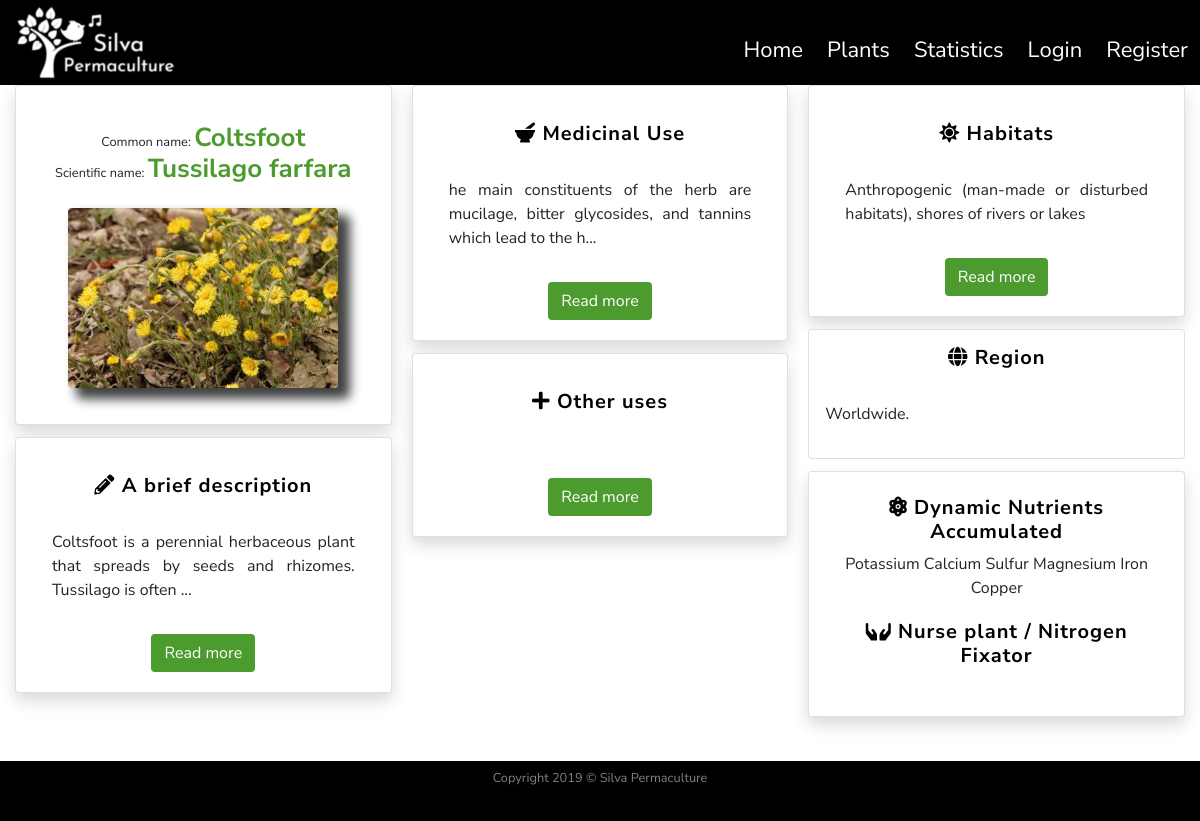
/plants/11, run on the app's committed database.
### silvapermaculture/models.py (models this page shows, shortened)
class SearchitMixin(object):
    @classmethod
    def search(cls, expression, page, per_page):
        ids, total = search_index(cls.__tablename__, expression, page, per_page)
        if total == 0:
            return cls.query.filter_by(id=0), 0
        when = []
        for i in range(len(ids)):
            when.append((ids[i],i))
        return cls.query.filter(cls.id.in_(ids)).order_by(
            db.case(when, value=cls.id)), total

class Plants(SearchitMixin, db.Model):
    __searchit__ = ['common_name', 'botanical_name', 'medicinal', 'region']
    id = db.Column(db.Integer, primary_key=True)
    common_name = db.Column(db.String(40), nullable=False)
    botanical_name = db.Column(db.String(80), unique=True, nullable=False)
    short_description = db.Column(db.Text, nullable=False)
    medicinal = db.Column(db.Text, nullable=False)
    other_uses = db.Column(db.Text, nullable=False)
    habitats = db.Column(db.Text, nullable=False)
    region = db.Column(db.Text, nullable=False)
    image_file = db.Column(db.String(100), default='default_plant_pic.jpg')
    date_added = db.Column(db.DateTime, nullable=False, default=datetime.utcnow)
    user_id = db.Column(db.Integer, db.ForeignKey('user.id'), nullable=False)
    dna = db.relationship('Dna', secondary = plants_dna_table)  # Dynamic_Nutrient_Accumulated
    nfn = db.relationship('Nfn', secondary = plants_nfn_table)  # Nitrogen_Fixers_Nursing

class Dna(db.Model):
    id = db.Column(db.Integer, primary_key=True)
    element = db.Column(db.String(15))
    def __repr__(self):
        return '{}'.format(self.element)

### silvapermaculture/plants/routes.py (the view)
@plants.route("/plants/<int:plant_id>")
def plant(plant_id):
    plant = Plants.query.get_or_404(plant_id)
    return render_template('plant.html', title=plant.common_name, plant=plant)

### silvapermaculture/templates/plant.html (shortened to what this page needs)
{% extends "layout.html" %}
    {% block content %}
        <div class="row">
            <div class="col-12">
                <div class="card-columns">
           <div class="card shadow text-center">
            <div class="card-body">
              <h1 class="my-2 py-2 text-center small">Common name: <span class="titles">{{ plant.common_name }}</span><br/>
                Scientific name: <span class="titles">{{ plant.botanical_name }} </span></h1>
              <img class="img-fluid rounded my-3 d-block mx-auto" id="plantShadow" src="{{ url_for('static', filename='img/plants/' + plant.image_file) }}"  alt="Default plant image"/>
            </div>
          </div>
          <div class="card shadow text-center">
            <div class="card-body">
              <h3 class="my-3 infoPlantHeadings"><i class="fas fa-pencil-alt"></i> A brief description </h3>
              <p class="text-justify p-3">{{ plant.short_description|truncate(100, true, "...") }}</p>
                    <button type="button" class="btn btn-readmore" data-toggle="modal" data-target="#briefDescription">
                      Read more
                    </button>
            </div>
          </div>
          <div class="card shadow text-center">
                <div class="card-body">
                    <h3 class="my-3 infoPlantHeadings"><i class="fas fa-mortar-pestle"></i> Medicinal Use</h3>
                    <p class="text-justify p-3">{{ plant.medicinal|truncate(100, true, "...") }}</p>
                    <button type="button" class="btn btn-readmore" data-toggle="modal" data-target="#Medicinal">
                      Read more
                    </button>
                </div>
          </div>
          <div class="card shadow text-center">
            <div class="card-body">
              <h3 class="my-3 infoPlantHeadings"><i class="fas fa-plus"></i> Other uses</h3>
              <p class="text-justify p-3">{{ plant.other_uses|truncate(100, true, "...") }}</p>
                    <button type="button" class="btn btn-readmore" data-toggle="modal" data-target="#otherUses">
                      Read more
                    </button>
            </div>
          </div>
          <div class="card shadow text-center">
            <div class="card-body">
              <h3 class="my-3 infoPlantHeadings"><i class="fas fa-sun"></i> Habitats</h3>
              <p class="text-justify p-3">{{ plant.habitats|truncate(100, true, "...") }}</p>
                    <button type="button" class="btn btn-readmore" data-toggle="modal" data-target="#Habitats">
                      Read more
                    </button>
            </div>
          </div>
          <div class="card text-center">
            <h3 class="my-3 infoPlantHeadings"><i class="fas fa-globe"></i> Region</h3>
             <p class="text-justify p-3">{{ plant.region }}</p>
          </div>
          <div class="card shadow text-center">
            <div class="card-body">
              <h3 class="my-1 infoPlantHeadings"><i class="fas fa-atom"></i> Dynamic Nutrients Accumulated</h3>
                    <p class="text-center p-1">
                        {% for element in plant.dna %}
                        {{ element }}
                        {% endfor %}
                    </p>
              <h3 class="my-1 infoPlantHeadings"><i class="fas fa-hands"></i> Nurse plant / Nitrogen Fixator</h3>
                    <p class="text-center p-1">
                    </p>
            </div>
          </div>
        </div>
            </div>
        </div>
        <div class="row">
            <div class="col-12">
                <div class="my-2 p-2">
                </div>
            </div>
        </div>
    {% endblock content %} #Jinja2 allows to put the name of the block here so to know which block is closing if we have multiple.

### silvapermaculture/static/css/style.css (style rules this page uses)
html, body { height: 100% }
body { font-family: 'Nunito Sans', sans-serif; font-size: 16px; display: flex; flex-direction: column; }
.titles { color: #4B9B2F; font-size:26px; font-weight: bold }
.btn-readmore, .btn-search { background-color: #4B9B2F; color:white; transition: all .6s }
#plantShadow { -webkit-box-shadow: 10px 9px 11px 2px rgba(0,0,0,0.75); -moz-box-shadow: 10px 9px 11px 2px rgba(0,0,0,0.75); box-shadow: 10px 9px 11px 2px rgba(0,0,0,0.75); }
.infoPlantHeadings { font-size: 20px; letter-spacing: 1px; font-weight: bold; color: black }
@media (min-width: 34em) { .card-columns { -webkit-column-count: 2; -moz-column-count: 2; column-count: 2; } }
@media (min-width: 48em) { .card-columns { -webkit-column-count: 2; -moz-column-count: 2; column-count: 2; } }
@media (min-width: 62em) { .card-columns { -webkit-column-count: 3; -moz-column-count: 3; column-count: 3; } }
@media (min-width: 75em) { .card-columns { -webkit-column-count: 3; -moz-column-count: 3; column-count: 3; } }

### data on the page
Plants: common_name "Coltsfoot", botanical_name "Tussilago farfara", image_file (picture), short_description "Coltsfoot is a perennial herbaceous plant that spreads by seeds and rhizomes. Tussilago is often ...", medicinal "he main constituents of the herb are mucilage, bitter glycosides, and tannins which lead to the h...", habitats "Anthropogenic (man-made or disturbed habitats), shores of rivers or lakes", region "Worldwide."
Dna: element "Potassium"
Dna: element "Calcium"
Dna: element "Sulfur"
Dna: element "Magnesium"
Dna: element "Iron"
Dna: element "Copper"
